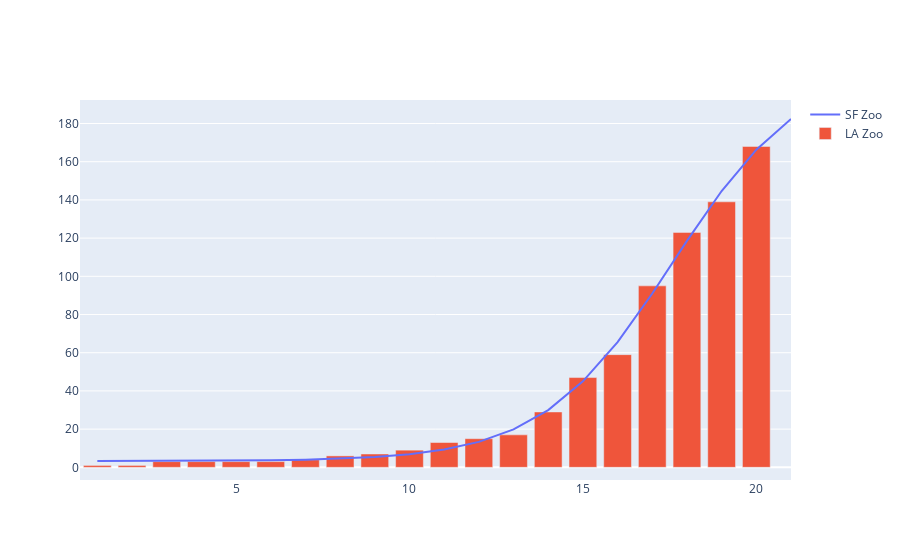

Here is the notebook cell this chart was saved with:
### Code cell
def sigmoid(x, x0,y0,c,k):
    return c / (1 + np.exp(-k*(x-x0))) + y0

def func(x, a, b, c):
    return a * np.exp(b * x) + c

l = len(infectii)
x_s = np.linspace(1, l, l)
y_s = list(i/1000 for i in infectii["cumulat"])

popt_s, pcov_s = curve_fit(sigmoid, x_s, y_s)

xp = infectii['data']
yp = infectii['cumulat']

x2 = np.linspace(1, l+1, l+1)

fig = go.Figure(data=[
    go.Scatter(name='SF Zoo', x=x2, y=1000*sigmoid(x2, *popt_s)),
    go.Bar(name='LA Zoo', x=x2, y=yp)
])
# Change the bar mode
fig.update_layout()
fig.show()
popt_s

### Figure 1 — Plotly figure (JSON) as saved in the notebook; plotly's stock layout.template omitted (floating-point values rounded to 4 significant figures)
{"data": [{"name": "SF Zoo", "type": "scatter", "x": [1, 2, 3, 4, 5, 6, 7, 8, 9, 10, 11, 12, 13, 14, 15, 16, 17, 18, 19, 20, 21], "y": [3.317, 3.338, 3.374, 3.436, 3.54, 3.717, 4.019, 4.53, 5.396, 6.856, 9.296, 13.32, 19.83, 29.98, 45.01, 65.59, 90.99, 118.6, 144.6, 166.3, 182.4]}, {"name": "LA Zoo", "type": "bar", "x": [1, 2, 3, 4, 5, 6, 7, 8, 9, 10, 11, 12, 13, 14, 15, 16, 17, 18, 19, 20, 21], "y": [1, 1, 3, 3, 3, 3, 4, 6, 7, 9, 13, 15, 17, 29, 47, 59, 95, 123, 139, 168]}], "layout": {}}
